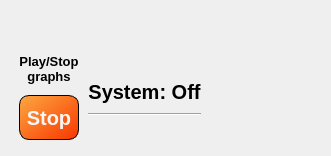
     <widget class="QFrame" name="frame_6">
      <property name="minimumSize">
       <size>
        <width>0</width>
        <height>0</height>
       </size>
      </property>
      <property name="maximumSize">
       <size>
        <width>16777215</width>
        <height>16777215</height>
       </size>
      </property>
      <property name="frameShape">
       <enum>QFrame::NoFrame</enum>
      </property>
      <property name="frameShadow">
       <enum>QFrame::Raised</enum>
      </property>
      <layout class="QGridLayout" name="gridLayout_5">
       <property name="leftMargin">
        <number>10</number>
       </property>
       <property name="topMargin">
        <number>10</number>
       </property>
       <property name="rightMargin">
        <number>10</number>
       </property>
       <property name="bottomMargin">
        <number>0</number>
       </property>
       <property name="horizontalSpacing">
        <number>0</number>
       </property>
       <property name="verticalSpacing">
        <number>10</number>
       </property>
       <item row="2" column="0">
        <widget class="PlotWidget" name="graphWidget_3" native="true"/>
       </item>
       <item row="4" column="0">
        <widget class="QFrame" name="frame_8">
         <property name="minimumSize">
          <size>
           <width>0</width>
           <height>0</height>
          </size>
         </property>
         <property name="maximumSize">
          <size>
           <width>16777215</width>
           <height>116</height>
          </size>
         </property>
         <property name="font">
          <font>
           <pointsize>8</pointsize>
          </font>
         </property>
         <property name="frameShape">
          <enum>QFrame::NoFrame</enum>
         </property>
         <property name="frameShadow">
          <enum>QFrame::Raised</enum>
         </property>
         <layout class="QGridLayout" name="gridLayout">
          <property name="leftMargin">
           <number>0</number>
          </property>
          <property name="topMargin">
           <number>0</number>
          </property>
          <property name="rightMargin">
           <number>0</number>
          </property>
          <property name="bottomMargin">
           <number>0</number>
          </property>
          <property name="spacing">
           <number>0</number>
          </property>
          <item row="0" column="1">
           <widget class="QFrame" name="frame_10">
            <property name="minimumSize">
             <size>
              <width>0</width>
              <height>0</height>
             </size>
            </property>
            <property name="maximumSize">
             <size>
              <width>400</width>
              <height>16777215</height>
             </size>
            </property>
            <property name="frameShape">
             <enum>QFrame::NoFrame</enum>
            </property>
            <property name="frameShadow">
             <enum>QFrame::Raised</enum>
            </property>
            <layout class="QGridLayout" name="gridLayout_2">
             <property name="leftMargin">
              <number>0</number>
             </property>
             <property name="topMargin">
              <number>0</number>
             </property>
             <property name="rightMargin">
              <number>0</number>
             </property>
             <property name="bottomMargin">
              <number>0</number>
             </property>
             <property name="spacing">
              <number>0</number>
             </property>
             <item row="0" column="0">
              <layout class="QVBoxLayout" name="verticalLayout_4">
               <property name="spacing">
                <number>9</number>
               </property>
               <item>
                <spacer name="verticalSpacer">
                 <property name="orientation">
                  <enum>Qt::Vertical</enum>
                 </property>
                 <property name="sizeHint" stdset="0">
                  <size>
                   <width>20</width>
                   <height>40</height>
                  </size>
                 </property>
                </spacer>
               </item>
               <item>
                <widget class="QLabel" name="lb_on_off">
                 <property name="minimumSize">
                  <size>
                   <width>0</width>
                   <height>0</height>
                  </size>
                 </property>
                 <property name="maximumSize">
                  <size>
                   <width>165</width>
                   <height>30</height>
                  </size>
                 </property>
                 <property name="font">
                  <font>
                   <pointsize>15</pointsize>
                   <weight>75</weight>
                   <bold>true</bold>
                  </font>
                 </property>
                 <property name="whatsThis">
                  <string>&lt;html&gt;&lt;head/&gt;&lt;body&gt;&lt;p&gt;System: Off&lt;/p&gt;&lt;/body&gt;&lt;/html&gt;</string>
                 </property>
                 <property name="text">
                  <string>System: Off</string>
                 </property>
                 <property name="alignment">
                  <set>Qt::AlignCenter</set>
                 </property>
                </widget>
               </item>
               <item>
                <widget class="Line" name="line_5">
                 <property name="minimumSize">
                  <size>
                   <width>0</width>
                   <height>0</height>
                  </size>
                 </property>
                 <property name="maximumSize">
                  <size>
                   <width>165</width>
                   <height>16777215</height>
                  </size>
                 </property>
                 <property name="orientation">
                  <enum>Qt::Horizontal</enum>
                 </property>
                </widget>
               </item>
               <item>
                <spacer name="verticalSpacer_2">
                 <property name="orientation">
                  <enum>Qt::Vertical</enum>
                 </property>
                 <property name="sizeHint" stdset="0">
                  <size>
                   <width>20</width>
                   <height>40</height>
                  </size>
                 </property>
                </spacer>
               </item>
              </layout>
             </item>
             <item row="0" column="1">
              <widget class="QLabel" name="img_on_off">
               <property name="minimumSize">
                <size>
                 <width>120</width>
                 <height>115</height>
                </size>
               </property>
               <property name="maximumSize">
                <size>
                 <width>120</width>
                 <height>115</height>
                </size>
               </property>
               <property name="styleSheet">
                <string notr="true">border-image: url(:/logos/Images/old-man.jpg);</string>
               </property>
               <property name="text">
                <string/>
               </property>
               <property name="scaledContents">
                <bool>true</bool>
               </property>
              </widget>
             </item>
            </layout>
           </widget>
          </item>
          <item row="0" column="0">
           <widget class="QFrame" name="frame_9">
            <property name="minimumSize">
             <size>
              <width>0</width>
              <height>0</height>
             </size>
            </property>
            <property name="maximumSize">
             <size>
              <width>16777215</width>
              <height>16777215</height>
             </size>
            </property>
            <property name="font">
             <font>
              <pointsize>7</pointsize>
             </font>
            </property>
            <property name="frameShape">
             <enum>QFrame::NoFrame</enum>
            </property>
            <property name="frameShadow">
             <enum>QFrame::Plain</enum>
            </property>
            <layout class="QGridLayout" name="gridLayout_3">
             <item row="0" column="0">
              <widget class="QLabel" name="lb_on_off_2">
               <property name="minimumSize">
                <size>
                 <width>0</width>
                 <height>0</height>
                </size>
               </property>
               <property name="maximumSize">
                <size>
                 <width>165</width>
                 <height>30</height>
                </size>
               </property>
               <property name="font">
                <font>
                 <pointsize>10</pointsize>
                 <weight>75</weight>
                 <bold>true</bold>
                </font>
               </property>
               <property name="whatsThis">
                <string>&lt;html&gt;&lt;head/&gt;&lt;body&gt;&lt;p&gt;System: Off&lt;/p&gt;&lt;/body&gt;&lt;/html&gt;</string>
               </property>
               <property name="text">
                <string>Play/Stop graphs</string>
               </property>
               <property name="alignment">
                <set>Qt::AlignCenter</set>
               </property>
               <property name="wordWrap">
                <bool>true</bool>
               </property>
              </widget>
             </item>
             <item row="1" column="0">
              <widget class="QPushButton" name="play_stop_button">
               <property name="enabled">
                <bool>true</bool>
               </property>
               <property name="minimumSize">
                <size>
                 <width>0</width>
                 <height>0</height>
                </size>
               </property>
               <property name="maximumSize">
                <size>
                 <width>16777215</width>
                 <height>45</height>
                </size>
               </property>
               <property name="font">
                <font>
                 <pointsize>15</pointsize>
                 <weight>75</weight>
                 <bold>true</bold>
                </font>
               </property>
               <property name="styleSheet">
                <string notr="true">QPushButton{
	color: rgb(247, 247, 247);
	
	
	background-color: qlineargradient(spread:pad, x1:0, y1:0, x2:1, y2:1, stop:0 rgba(255, 159, 41, 225), stop:1 rgba(248, 54, 0, 255));
	border-radius: 10%;
    border: 1px solid #000;
	
}

QPushButton:hover {background-color: rgb(51, 209, 122);}

QPushButton:hover:!pressed
{
  border: 1.5px solid black;
}
</string>
               </property>
               <property name="text">
                <string>Stop</string>
               </property>
               <property name="checkable">
                <bool>true</bool>
               </property>
               <property name="checked">
                <bool>false</bool>
               </property>
              </widget>
             </item>
            </layout>
           </widget>
          </item>
         </layout>
        </widget>
       </item>
       <item row="0" column="0">
        <widget class="PlotWidget" name="graphWidget_1" native="true"/>
       </item>
       <item row="1" column="0">
        <widget class="PlotWidget" name="graphWidget_2" native="true"/>
       </item>
      </layout>
     </widget>
